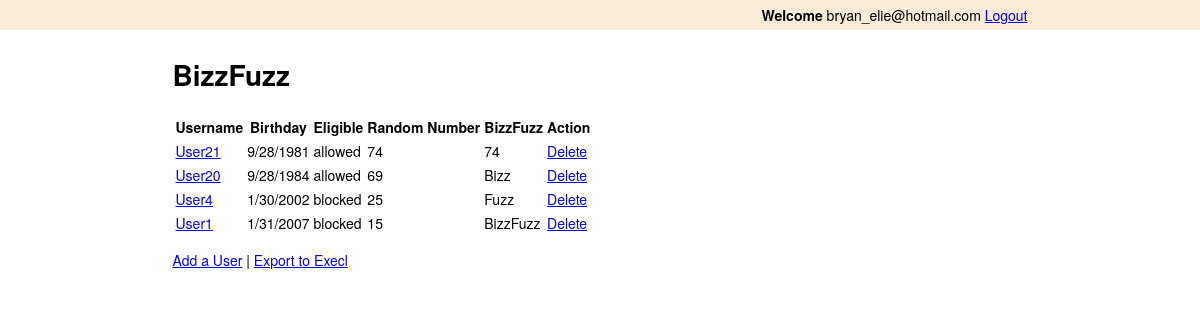
/bizzfuzz/listusers/ (signed in), run on an earlier commit of the app's database.
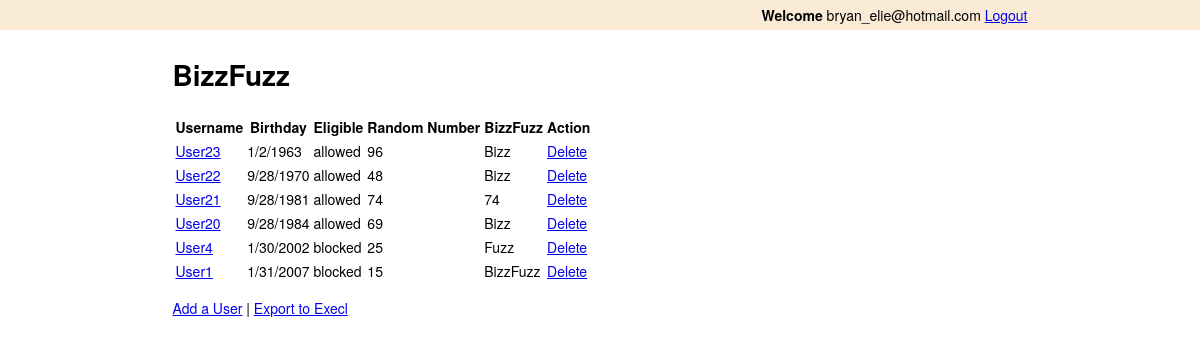
And on a later commit of the database.
### bizzfuzzUI/models.py (models this page shows, shortened)
class User(models.Model):
    birthdate = models.DateField('someones birthday')
    random_number = models.IntegerField('bizzbuzz randomly generated number')
    username = models.CharField(max_length=50, blank=True, null=True)
    password = models.CharField(max_length=150, blank=True, null=True)
    email_address = models.CharField(max_length=255, blank=True, null=True)
    firstname = models.CharField(max_length=55, blank=True, null=True)
    lastname = models.CharField(max_length=75, blank=True, null=True)
    forgot_password_date = models.DateTimeField('The date someone initiates the password request', null=True)
    forgot_password_code = models.CharField(max_length=255, blank=True, null=True)
    def get_age(self):
        today = date.today()
        birthday_in_future = 1
        if (today.month >= self.birthdate.month) and (today.day >= self.birthdate.day):
            birthday_in_future = 0
        return today.year - self.birthdate.year - birthday_in_future

### bizzfuzzUI/views.py (the view)
class UserListView(SessionView):
    template_name = 'bizzfuzzUI/user_list.html'
    def get(self, request, *args, **kwargs):
        full_user_list = User.objects.order_by('birthdate')
        return render(request, self.template_name, {'all_users': full_user_list})

### bizzfuzzUI/templatetags/user_tags.py (called while the page is built)
@register.tag(name="valid_age")
def do_valid_age(parser, token):
    age = token.split_contents()
    return ValidAgeNode(age[1])

@register.tag(name="bizzfuzz")
def do_bizzfuzz(parser, token):
    random_number = token.split_contents()
    return BizzFuzzNode(random_number[1])

    def render(self, context):
        real_age = self.age.resolve(context)
        if real_age <= 13:
            return "blocked"
        return "allowed"

    def render(self,context):
        real_random_number = self.random_number.resolve(context)
        if real_random_number % 3 == 0 and real_random_number % 5 == 0:
            return "BizzFuzz"
        elif real_random_number % 3 == 0:
            return "Bizz"
        elif real_random_number % 5 == 0:
            return "Fuzz"
        return str(real_random_number)

### bizzfuzzUI/views.py (called while the page is built)
    def dispatch(self, request, *args, **kwargs):
        if 'user_id' not in request.session:
            return HttpResponseRedirect(reverse('bizzfuzz:need_login'))
        return super(SessionView, self).dispatch(request, *args, **kwargs)

### bizzfuzzUI/templates/bizzfuzzUI/user_list.html
{% extends "bizzfuzzUI/base.html" %}
{% load user_tags %}
{% block content %}
<h1>BizzFuzz</h1>
{% if all_users %}
<table>
    <thead>
        <tr><th>Username</th><th>Birthday</th><th>Eligible</th><th>Random Number</th><th>BizzFuzz</th><th>Action</th></tr>
    </thead>
    <tbody>
    {% for user in all_users %}
        <tr>
            <td><a title="Edit this user's information" href="{% url 'bizzfuzz:edit_user' user.id %}">User{{ user.id }}</a></td>
            <td>{{ user.birthdate.month }}/{{user.birthdate.day}}/{{user.birthdate.year}}</td>
            <td>{% valid_age user.get_age %}</td>
            <td>{{ user.random_number }}</td>
            <td>{% bizzfuzz user.random_number %} </td>
            <td><a onclick="return confirm('Really delete this?')" href="{% url 'bizzfuzz:delete_user' user.id %}">Delete</a></td>
        </tr>
    {% endfor %}
    </tbody>
</table>
<p>
<a href="{% url 'bizzfuzz:add_user' %}" title="Add a new user to the bizzfuzz service">Add a User</a> |
<a href="{% url 'bizzfuzz:list_user_excel' %}" title="Download an excel spreadsheet of the bizzfuzz users">Export to Execl</a>
</p>
{% endif %}
{% endblock %}

### bizzfuzzUI/templates/bizzfuzzUI/base.html (shortened to what this page needs)
<!DOCTYPE html>
<html>
<head lang="en">
</head>
<body>
    <div style="background-color: antiquewhite; text-align:right">
        <div>
        {% if request.session.user_id %}
          <b>Welcome</b> {{ request.session.user_email_address }} <a href="{% url 'bizzfuzz:user_logout' %}">Logout</a>
        {%endif%}
        </div>
    </div>
    <div><div>
    {% block content %}{% endblock %}
    </div></div>
</body>
</html>

### bizzfuzzUI/templates/bizzfuzzUI/base.html (style rules this page uses)
body { font-family: Calibri,Verdana,"Helvetica Neue",serif; font-weight:normal; font-size:0.875em; color: #000; width: 100%; height: 100%; margin: 0; padding: 0; background:#ffffff; }
body > div { width: 100%; box-sizing: border-box; }
body > div > div { width: 855px; margin: 0 auto; padding: 5px 0px 5px 0px; box-sizing: border-box; }

What changed in the data, as far as the page shows it:
added User: id "23", birthdate.month "1", birthdate.day "2", birthdate.year "1963", birthdate "allowed", random_number "96", random_number "Bizz"
added User: id "22", birthdate.month "9", birthdate.day "28", birthdate.year "1970", birthdate "allowed", random_number "48", random_number "Bizz"
